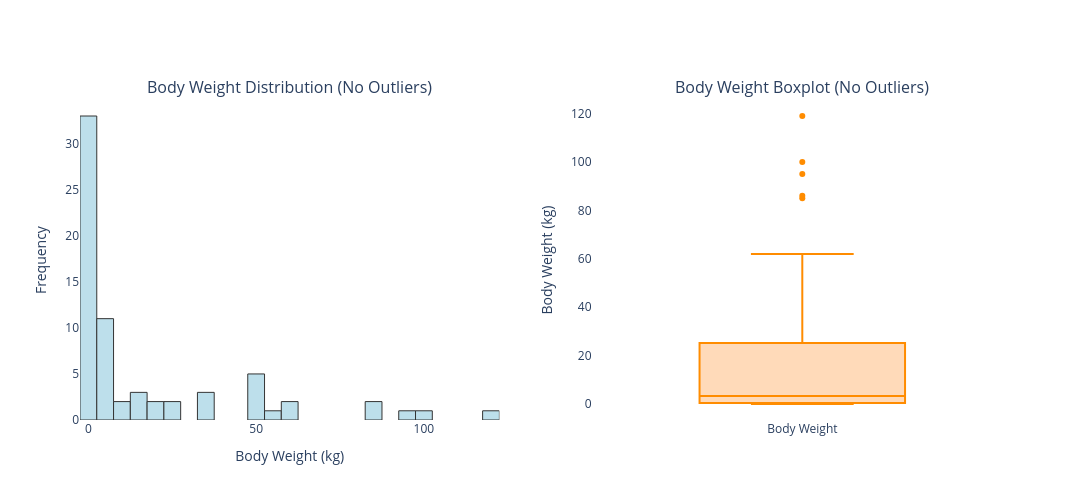

The code cell stored with this chart in its notebook:
### Code cell
# 2️ Figure en deux colonnes
fig = make_subplots(
    rows=1, cols=2,
    subplot_titles=("Body Weight Distribution (No Outliers)",
                    "Body Weight Boxplot (No Outliers)")
)

# -------------------------------------------------------------------------
# 3️ HISTOGRAMME — Valeurs originales, axe X en logarithmique (comme demandé)
# -------------------------------------------------------------------------
fig.add_trace(
    go.Histogram(
        x=df_no_outliers["bodywt"],
        nbinsx=30,
        marker=dict(color="lightblue", line=dict(width=1, color="black")),
        opacity=0.8
    ),
    row=1, col=1
)

fig.update_xaxes(
    # type="log",
    title_text="Body Weight (kg)",
    row=1, col=1
)
fig.update_yaxes(
    title_text="Frequency",
    row=1, col=1
)

# -------------------------------------------------------------------------
# 4️ BOX PLOT — Sans outliers (comme demandé)
# -------------------------------------------------------------------------
fig.add_trace(
    go.Box(
        y=df_no_outliers["bodywt"],
        boxpoints=False,  # pas d'outliers mais si outliers plotly cherche automatiquement à les afficher
        marker_color="darkorange",
        fillcolor="peachpuff",
        name="Body Weight"
    ),
    row=1, col=2
)

fig.update_yaxes(
    title_text="Body Weight (kg)",
    row=1, col=2
)

# -------------------------------------------------------------------------
# 5️ Mise en forme
# -------------------------------------------------------------------------
fig.update_layout(
    width=1300,
    height=500,
    plot_bgcolor="white",
    showlegend=False
)

fig.show()

### Figure 1 — Plotly figure (JSON) as saved in the notebook; plotly's stock layout.template omitted (floating-point values rounded to 4 significant figures)
{"data": [{"marker": {"color": "lightblue", "line": {"color": "black", "width": 1}}, "nbinsx": 30, "opacity": 0.8, "type": "histogram", "x": [0.023, 3.3, 52.2, 0.42, 14, 0.075, 4.5, 0.77, 0.2, 2, 60, 33.5, 0.12, 85, 36.3, 0.101, 0.728, 62, 100, 35, 0.005, 0.01, 3.5, 6.8, 1.35, 0.023, 0.048, 1.7, 20.49, 0.48, 10, 0.06, 86, 1.1, 1.4, 2.5, 4.29, 0.32, 4.23, 14.8, 0.22, 55.5, 1.4, 0.06, 0.9, 0.37, 2, 0.104, 4.19, 3.5, 3.38, 25, 20, 119, 50, 95, 50, 15, 0.55, 1.42, 0.14, 1.67, 52, 0.73, 12, 6, 50, 0.743, 26], "xaxis": "x", "yaxis": "y"}, {"boxpoints": "outliers", "fillcolor": "peachpuff", "marker": {"color": "darkorange"}, "name": "Body Weight", "type": "box", "xaxis": "x2", "y": [0.023, 3.3, 52.2, 0.42, 14, 0.075, 4.5, 0.77, 0.2, 2, 60, 33.5, 0.12, 85, 36.3, 0.101, 0.728, 62, 100, 35, 0.005, 0.01, 3.5, 6.8, 1.35, 0.023, 0.048, 1.7, 20.49, 0.48, 10, 0.06, 86, 1.1, 1.4, 2.5, 4.29, 0.32, 4.23, 14.8, 0.22, 55.5, 1.4, 0.06, 0.9, 0.37, 2, 0.104, 4.19, 3.5, 3.38, 25, 20, 119, 50, 95, 50, 15, 0.55, 1.42, 0.14, 1.67, 52, 0.73, 12, 6, 50, 0.743, 26], "yaxis": "y2"}], "layout": {"annotations": [{"font": {"size": 16}, "showarrow": false, "text": "Body Weight Distribution (No Outliers)", "x": 0.225, "xanchor": "center", "xref": "paper", "y": 1, "yanchor": "bottom", "yref": "paper"}, {"font": {"size": 16}, "showarrow": false, "text": "Body Weight Boxplot (No Outliers)", "x": 0.775, "xanchor": "center", "xref": "paper", "y": 1, "yanchor": "bottom", "yref": "paper"}], "height": 500, "plot_bgcolor": "white", "showlegend": false, "width": 1300, "xaxis": {"anchor": "y", "domain": [0, 0.45], "title": {"text": "Body Weight (kg)"}}, "xaxis2": {"anchor": "y2", "domain": [0.55, 1]}, "yaxis": {"anchor": "x", "domain": [0, 1], "title": {"text": "Frequency"}}, "yaxis2": {"anchor": "x2", "domain": [0, 1], "title": {"text": "Body Weight (kg)"}}}}
